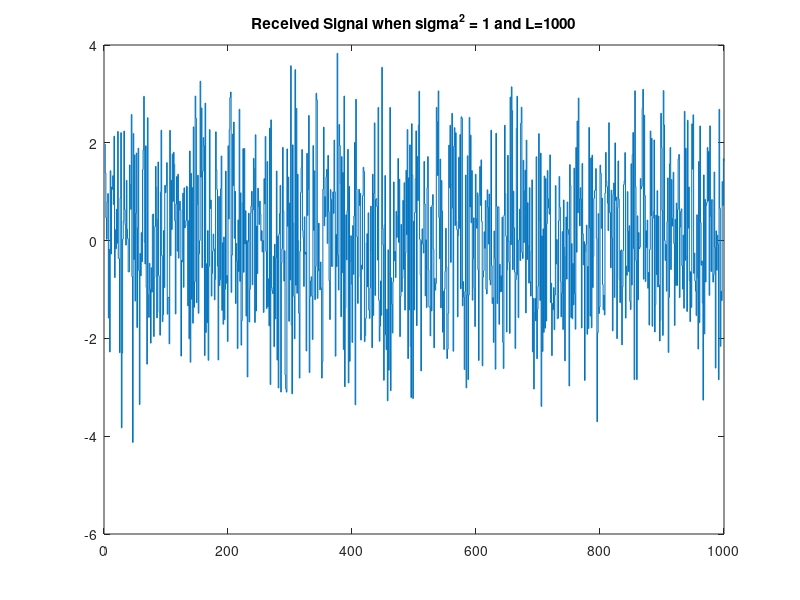
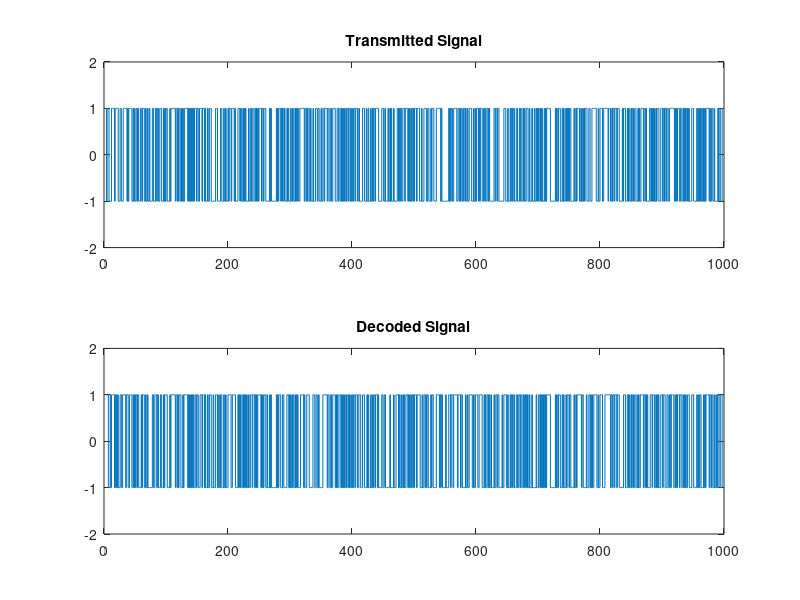
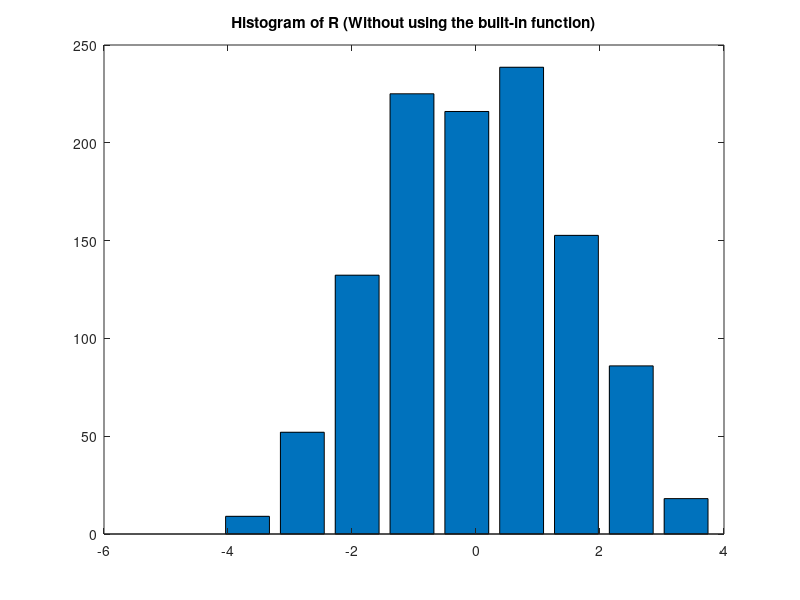
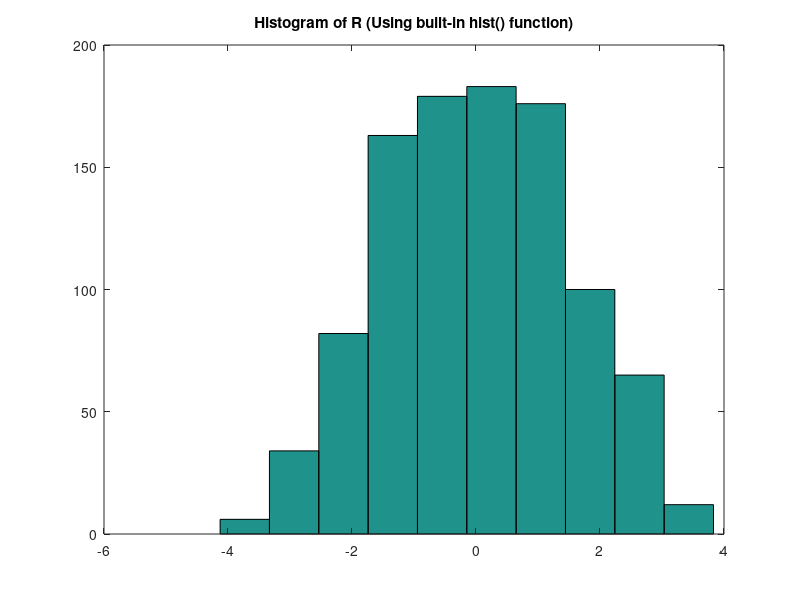

MATLAB code to generate these figures, in order:
clc;
clear all;

L = 1000; %L = 100000 for question 5

%generate a equiprobable binary sequence
D = zeros(1,L); %generate a sequence of L zeros
p = randperm(L,L/2); %choose L/2 numbers randomly between 1 and 1000 without replacement
D(p) = ones(1,L/2); %replace the zeros in D with ones in the randomly chosen places
A = 1;

%generate a sequence of pulses
S = zeros(1,L); %generate a sequence of L zeros
for i = 1:L
    if D(i) == 0 %assign -A if D = 0
        S(i) = -1*A;
    else
        S(i) = A; %assign A if D = 1
    end
end

%generate AWGN with mean = 0 and variance = 1
m = 0;
sigma = 1;
N = m + sigma*randn(1,L);

%generate the received signal and plot it
R = S + N;
figure;
stairs([1:L],R);
title("Received Signal when \sigma^2 = 1 and L=1000");

%generate Y sequence
tau = 0;
Y = zeros(1,L);
for j = 1:L
    if R(j) > tau
        Y(j) = A;
    else
        Y(j) = -1*A;
    end
end

%plot transmitted signal and Y sequence, and compare
figure;
subplot(2,1,1);
stairs([1:L],S);
title("Transmitted Signal");
xlim([0 L]); %xlim([0 L/1000]) is taken when L = 100000
ylim([-1*A-1 A+1]);
subplot(2,1,2);
stairs([1:L],Y);
title("Decoded Signal");
xlim([0 L]); %xlim([0 L/1000]) is taken when L = 100000
ylim([-1*A-1 A+1]);

%generate the bins sequence
bin_n = 10; %bin_n=100 for question 5(a)
R_max = max(R);
R_min = min(R);
width = (R_max-R_min)/(bin_n-1);
bins = [R_min-width/2:width:R_max];

%count y values for each bin
y_values = zeros(1,bin_n);
for k = 1:L
    for a = 1:bin_n
        if (R(k) >= bins(a)-width/2) && (R(k) < bins(a)+width/2)
            y_values(a) = y_values(a) + 1;
        end
    end
end
new = y_values/width;

%plot the histogram
figure;
bar(bins,new);
title("Histogram of R (Without using the built-in function)");

%use the buit-in function hist()
figure;
hist(R,bin_n);
title("Histogram of R (Using built-in hist() function)");

%plot the pdf of f_R|S(r|S=A)
list_R1 = []; %create a list containing R values when S = A
ind = 1;
for b = 1:L
    if S(b) == A
        list_R1(ind) = R(b);
        ind = ind + 1;
    end
end

bin_1 = 100;
R_max1 = max(list_R1);
R_min1 = min(list_R1);
width_1 = (R_max1-R_min1)/(bin_1-1); %set bin width
bins_1 = [R_min1-width_1/2:width_1:R_max1]; %create the bins list
[y_val1,x_val1] = hist(list_R1,bins_1); %plot the histogram
y_val1 = y_val1/((ind-1)*width_1);
figure;
bar(x_val1,y_val1);
hold on;
plot(x_val1,y_val1,'r'); %plot the pdf
title("PDF of f_{R|S}(r|S=A) when A=1");

%plot the pdf of f_R|S(r|S=-A)
list_R0 = []; %create a list containing R values when S = -A
ind1 = 1;
for c = 1:L
    if S(c) == -1*A
        list_R0(ind1) = R(c);
        ind1 = ind1 + 1;
    end
end
bin_2 = 100;
R_max2 = max(list_R0);
R_min2 = min(list_R0);
width_2 = (R_max2-R_min2)/(bin_2-1); %set bin width
bins_2 = [R_min2-width_2/2:width_2:R_max2]; %create the bins list
[y_val2,x_val2] = hist(list_R0,bins_2); %plot the histogram
y_val2 = y_val2/((ind1-1)*width_2);
figure;
bar(x_val2,y_val2);
hold on;
plot(x_val2,y_val2,'r'); %plot the pdf
title("PDF of f_{R|S}(r|S=-A) when A=1");

%calculate E[R|S=A]
ER_SA = 0;
for i1 = 1:bin_1
    ER_SA = ER_SA + (x_val1(i1)*y_val1(i1)*width_1);
end
ER_SA

%calculate E[R|S=-A]
ER_SMA = 0;
for i2 = 1:bin_2
    ER_SMA = ER_SMA + (x_val2(i2)*y_val2(i2)*width_2);
end
ER_SMA
%calculate E[R]
[y_val,x_val] = hist(R,bins);
y_val = y_val/(L*width);
E_R = 0;
for i3 = 1:bin_n
    E_R = E_R + (x_val(i3)*y_val(i3)*width);
end
E_R
%plot the pdf of f_R(r)
figure;
bar(x_val,y_val);
hold on;
plot(x_val,y_val,'r');
title("PDF of f_R(r)");

%generate interference
m_i = 0;
sigma_i = 1;
I = m_i + sigma_i*randn(1,L);
%generate the recieved signal
R = S + N + I;

%scaling factor
alpha = 3;
%generate the recieved signal and plot it
R = alpha*S + N;

list_R1 = []; %create a list containing R values when S = A
ind = 1;
for b = 1:L
    if S(b) == A
        list_R1(ind) = R(b);
        ind = ind + 1;
    end
end
bin_1 = 100;
R_max1 = max(list_R1);
R_min1 = min(list_R1);
width_1 = (R_max1-R_min1)/(bin_1-1); %set bin width
bins_1 = [R_min1-width_1/2:width_1:R_max1]; %create the bins list
[y_val1,x_val1] = hist(list_R1,bins_1); %plot the histogram
y_val1 = y_val1/((ind-1)*width_1);
figure;
bar(x_val1,y_val1);
hold on;
plot(x_val1,y_val1,'r'); %plot the pdf
title("PDF of f_{R|S}(r|S=A) when A=1");

%plot the pdf of f_R|S(r|S=-A)
list_R0 = []; %create a list containing R values when S = -A
ind1 = 1;
for c = 1:L
    if S(c) == -1*A
        list_R0(ind1) = R(c);
        ind1 = ind1 + 1;
    end
end
bin_2 = 100;
R_max2 = max(list_R0);
R_min2 = min(list_R0);
width_2 = (R_max2-R_min2)/(bin_2-1); %set bin width
bins_2 = [R_min2-width_2/2:width_2:R_max2]; %create the bins list
[y_val2,x_val2] = hist(list_R0,bins_2); %plot the histogram
y_val2 = y_val2/((ind1-1)*width_2);
figure;
bar(x_val2,y_val2);
hold on;
plot(x_val2,y_val2,'r'); %plot the pdf
title("PDF of f_{R|S}(r|S=-A) when A=1");

%calculate E[R|S=A]
ER_SA = 0;
for i1 = 1:bin_1
    ER_SA = ER_SA + (x_val1(i1)*y_val1(i1)*width_1);
end
ER_SA

%calculate E[R|S=-A]
ER_SMA = 0;
for i2 = 1:bin_2
    ER_SMA = ER_SMA + (x_val2(i2)*y_val2(i2)*width_2);
end
ER_SMA
%calculate E[R]
[y_val,x_val] = hist(R,bins);
y_val = y_val/(L*width);
E_R = 0;
for i3 = 1:bin_n
    E_R = E_R + (x_val(i3)*y_val(i3)*width);
end
E_R
%plot the pdf of f_R(r)
figure;
bar(x_val,y_val);
hold on;
plot(x_val,y_val,'r');
title("PDF of f_R(r)");